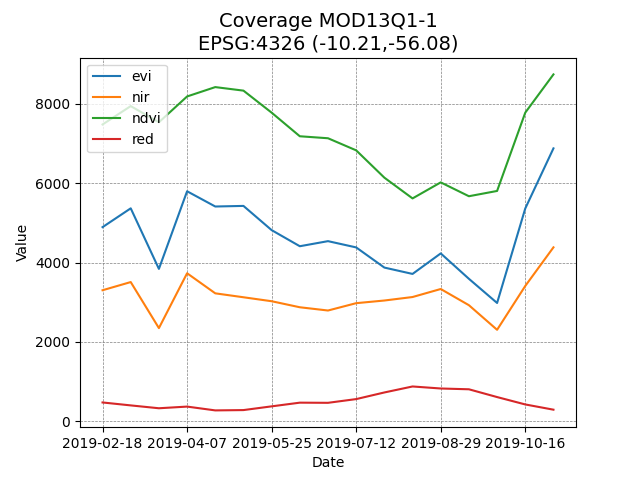

The Python source for this figure:
import matplotlib.pyplot as plt
import numpy as np
from wtss import WTSS

# Creating the client with selected service host
client = WTSS("http://brazildatacube.dpi.inpe.br/", access_token="3AmGWfqJJd7tRUbZp4r9Hop5XCXcKCMtn4R2nEog7U")

##
# Listing coverages
# Listing the Available Data Products

coverages = client.coverages

print(coverages)

##
# Getting coverage metadata
# Retrieving the Metadata of a Data Product
coverage_metadata = client["MOD13Q1-1"]

print(coverage_metadata["attributes"])

timeline = coverage_metadata['timeline']

start = timeline[0]
end = timeline[-1]

print('Interval range: (' + start + ',' + end + ')')

print(coverage_metadata['spatial_extent'])

##
# Time series
# Retrieving the Time Series
bands = ('evi', 'ndvi', 'nir', 'red')
time_series = client["MOD13Q1-1"].ts(
    attributes=bands,
    latitude=-10.21,
    longitude=-56.08,
    start_date="2019-02-18",
    end_date="2019-11-01"
)

# The x-axis will contain the time interval
x = [str(date) for date in time_series.timeline]

plt.title("Coverage MOD13Q1-1", fontsize=14)

plt.xlabel("Date", fontsize=10)

plt.ylabel("Value", fontsize=10)

plt.grid(b=True, color='gray', linestyle='--', linewidth=0.5)

for result in time_series.get("result").get("attributes"):

    # The y-axis will contain the values in each attribute
    y = result.get("values")
    plt.plot(x, y, label = result.get("attribute"))

plt.legend()
plt.show()

##
#
